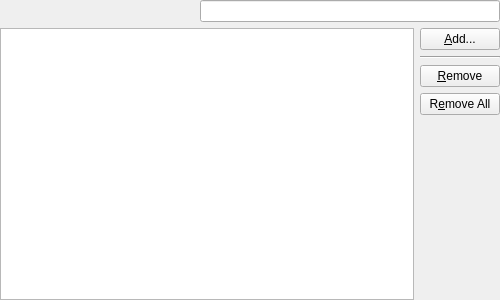
<?xml version="1.0" encoding="UTF-8"?>
<ui version="4.0">
 <class>E5StringListEditWidget</class>
 <widget class="QWidget" name="E5StringListEditWidget">
  <property name="geometry">
   <rect>
    <x>0</x>
    <y>0</y>
    <width>500</width>
    <height>300</height>
   </rect>
  </property>
  <property name="windowTitle">
   <string/>
  </property>
  <layout class="QVBoxLayout" name="verticalLayout">
   <property name="leftMargin">
    <number>0</number>
   </property>
   <property name="topMargin">
    <number>0</number>
   </property>
   <property name="rightMargin">
    <number>0</number>
   </property>
   <property name="bottomMargin">
    <number>0</number>
   </property>
   <item>
    <layout class="QGridLayout" name="gridLayout_4">
     <property name="horizontalSpacing">
      <number>0</number>
     </property>
     <item row="0" column="1">
      <widget class="E5ClearableLineEdit" name="searchEdit">
       <property name="sizePolicy">
        <sizepolicy hsizetype="Expanding" vsizetype="Fixed">
         <horstretch>0</horstretch>
         <verstretch>0</verstretch>
        </sizepolicy>
       </property>
       <property name="minimumSize">
        <size>
         <width>300</width>
         <height>0</height>
        </size>
       </property>
       <property name="toolTip">
        <string>Enter search term for strings</string>
       </property>
      </widget>
     </item>
     <item row="0" column="0">
      <spacer name="horizontalSpacer_2">
       <property name="orientation">
        <enum>Qt::Horizontal</enum>
       </property>
       <property name="sizeHint" stdset="0">
        <size>
         <width>40</width>
         <height>20</height>
        </size>
       </property>
      </spacer>
     </item>
    </layout>
   </item>
   <item>
    <layout class="QGridLayout" name="gridLayout_5">
     <item row="4" column="1">
      <spacer name="verticalSpacer_3">
       <property name="orientation">
        <enum>Qt::Vertical</enum>
       </property>
       <property name="sizeHint" stdset="0">
        <size>
         <width>20</width>
         <height>40</height>
        </size>
       </property>
      </spacer>
     </item>
     <item row="0" column="1">
      <widget class="QPushButton" name="addButton">
       <property name="toolTip">
        <string>Press to add an entry</string>
       </property>
       <property name="text">
        <string>&amp;Add...</string>
       </property>
       <property name="autoDefault">
        <bool>false</bool>
       </property>
      </widget>
     </item>
     <item row="1" column="1">
      <widget class="Line" name="line_3">
       <property name="orientation">
        <enum>Qt::Horizontal</enum>
       </property>
      </widget>
     </item>
     <item row="2" column="1">
      <widget class="QPushButton" name="removeButton">
       <property name="toolTip">
        <string>Press to remove the selected entries</string>
       </property>
       <property name="text">
        <string>&amp;Remove</string>
       </property>
       <property name="autoDefault">
        <bool>false</bool>
       </property>
      </widget>
     </item>
     <item row="3" column="1">
      <widget class="QPushButton" name="removeAllButton">
       <property name="toolTip">
        <string>Press to remove all entries</string>
       </property>
       <property name="text">
        <string>R&amp;emove All</string>
       </property>
       <property name="autoDefault">
        <bool>false</bool>
       </property>
      </widget>
     </item>
     <item row="0" column="0" rowspan="5">
      <widget class="E5ListView" name="stringList">
       <property name="alternatingRowColors">
        <bool>true</bool>
       </property>
       <property name="selectionMode">
        <enum>QAbstractItemView::ExtendedSelection</enum>
       </property>
      </widget>
     </item>
    </layout>
   </item>
  </layout>
 </widget>
 <customwidgets>
  <customwidget>
   <class>E5ClearableLineEdit</class>
   <extends>QLineEdit</extends>
   <header>E5Gui/E5LineEdit.h</header>
  </customwidget>
  <customwidget>
   <class>E5ListView</class>
   <extends>QListView</extends>
   <header>E5Gui/E5ListView.h</header>
  </customwidget>
 </customwidgets>
 <resources/>
 <connections/>
</ui>
